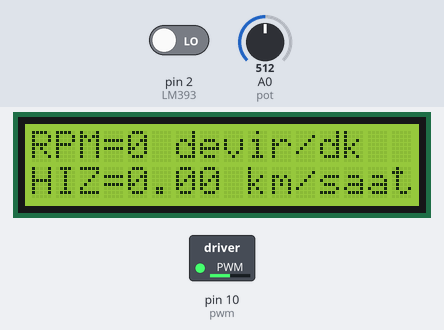
The sketch below on a simulated Arduino Uno, built with avr-gcc and run on an emulated ATmega328P. On the bench: 16×2 character LCD, switched loads named in the sketch (green lamp = pin HIGH). Inputs (shaded band) come from the test bench; at power-on: A0 (pot) = 512, pin 2 (LM393) LOW. The local clock reads 2024-03-15 10:24:30 at power-on unless the sketch sets it; storage starts empty; what the sketch prints to the serial monitor is not drawn.

Above: at 1.3 s.
1.4 s: A0 (pot) set to 716
At 4.9 s:
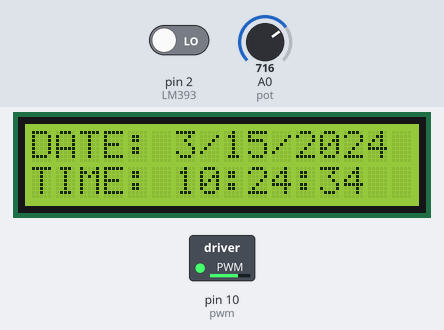
7.6 s: A0 (pot) set to 900
At 10.0 s:
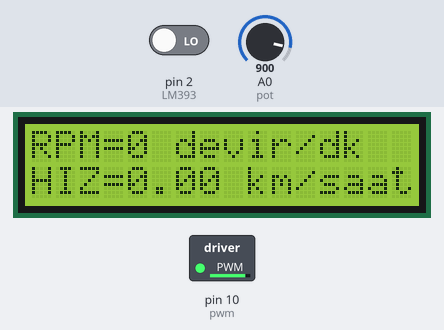
13.8 s: pin 2 (LM393) driven HIGH
At 15.7 s:
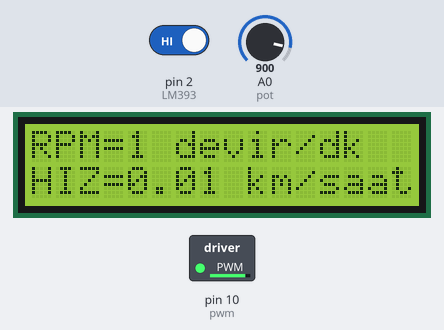
17.8 s: A0 (pot) set to 122
At 20.1 s:
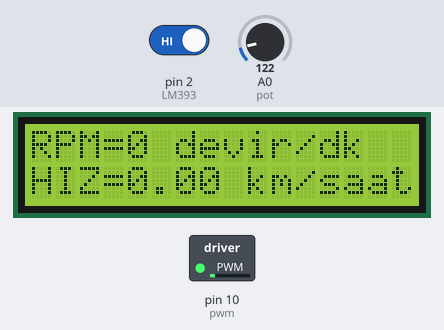
24.0 s: A0 (pot) set to 0
At 27.2 s:
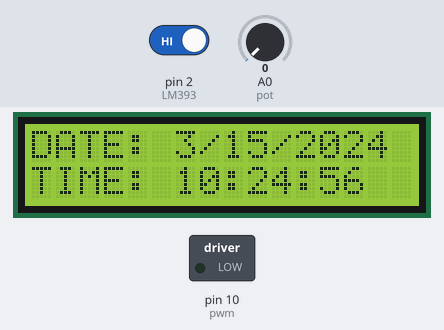
Timing chart, 0 to 28.7 s (numbered marks = the images above; inputs shaded):
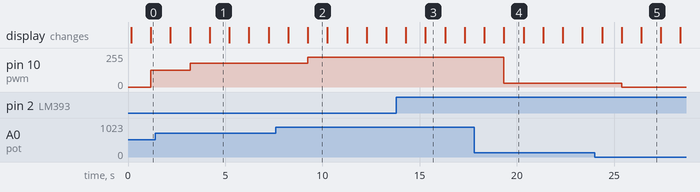

The sketch:

Speed_Measurement_Project_with_Arduino.ino
```cpp
#include <SPI.h>
#include<LiquidCrystal.h> //LCD Display library
#include<virtuabotixRTC.h>
#include <SD.h>
LiquidCrystal lcd(8, 7, 6, 5, 4, 3); // RS, E, D4, D5, D6, D7 pin connections of LCD Screen
const byte LM393=2; //FC-33 Speed sensor data pin (Interrupt Pin, INT 0)
unsigned int rpm=0; //revolutions per minute
float hiz=0; //Km/h
volatile byte sayac =0;
unsigned long timeold=0;
unsigned int encoder=20; //Number of holes on the encoder disk
const int tekerlek = 70; //The diameter of the wheel is 70 mm
static volatile unsigned long debounce=0; //To solve capacity effect with code
int pwm=10; //Enable signal for speed control
int pot=A0; //Speed control potentiometer connection
virtuabotixRTC myRTC(8, 9, 10); // We pin our library to pins

File myFile;

// change this to match your SD shield or module;
const int chipSelect = 10;
void setup(){
lcd.begin(16,2); //LCD Display is initialized
pinMode(LM393,INPUT); //FC-33 Speed sensor data pin input
attachInterrupt(digitalPinToInterrupt(LM393),counter,RISING); //Counting on the rising edge of the signal
sayac=0;
rpm=0;
timeold=0;
pinMode(pwm,OUTPUT);
pinMode(pot,INPUT);


Serial.begin(9600);                                   //We initiate serial communication.
//myRTC.setDS1302Time(00,13, 11, 11, 05, 11, 2022);     //We set the time in seconds, minutes, hours, day of the week, day of the month, month, year.

  // Open serial communications and wait for port to open:
  Serial.begin(9600);
  while (!Serial) {
    ; // wait for serial port to connect. Needed for Leonardo only
  }


  Serial.print("Initializing SD card...");

  if (!SD.begin()) {
    Serial.println("initialization failed!");
    return;
  }
  Serial.println("initialization done.");

  // open the file. note that only one file can be open at a time,
  // so you have to close this one before opening another.
  myFile = SD.open("test.txt", FILE_WRITE);

  // if the file opened okay, write to it:
  if (myFile) {
    Serial.print("Writing to test.txt...");
    myFile.println("HIZ:");
    myFile.print("RPM=");
    myFile.print(rpm,DEC);
    myFile.print(" devir/dk");
    myFile.println("HIZ=");
    myFile.print(hiz,2);
    myFile.print(" km/saat");
    myRTC.updateTime(); //Read time from RTC
    myFile.print("DATE:");
    myFile.print(myRTC.month); //Print the month on the screen.
    myFile.print("/");
    myFile.print(myRTC.dayofmonth); //Print the day on the screen.
    myFile.print("/");
    myFile.print(myRTC.year); //Print the year on the screen.
    myFile.print("TIME:");
    myFile.print(myRTC.hours); //Print the hour on the screen.
    myFile.print(":");
    myFile.print(myRTC.minutes); //Print the minute on the screen.
    myFile.print(":");
    myFile.print(myRTC.seconds); //Print the second on the screen.
    // close the file:
    myFile.close();
    Serial.println("done.");
  } else {
    // if the file didn't open, print an error:
    Serial.println("error opening test.txt");
  }

  // re-open the file for reading:
  myFile = SD.open("test.txt");
  if (myFile) {
    Serial.println("test.txt:");

    // read from the file until there's nothing else in it:
    while (myFile.available()) {
      Serial.write(myFile.read());
    }
    // close the file:
    myFile.close();
  } else {
    // if the file didn't open, print an error:
    Serial.println("error opening test.txt");
  }


}
void loop(){

myRTC.updateTime(); //Read time from RTC

  lcd.clear(); //Before we begin, we clean the screen.
  lcd.print("DATE:");
  lcd.setCursor(6, 0); //Start typing from the first row, first column of the screen.
  lcd.print(myRTC.month); //Print the month on the screen.
  lcd.print("/");
  lcd.print(myRTC.dayofmonth); //Print the day on the screen.
  lcd.print("/");
  lcd.print(myRTC.year); //Print the year on the screen.
  lcd.setCursor(0, 1); //We start typing from the 2nd row, 1st column of the LCD.
  lcd.print("TIME:");
  lcd.setCursor(6, 1);
  lcd.print(myRTC.hours); //Print the hour on the screen.
  lcd.print(":");
  lcd.print(myRTC.minutes); //Print the minute on the screen.
  lcd.print(":");
  lcd.print(myRTC.seconds); //Print the second on the screen.
  delay(1000); //Wait 1 second
  if (millis()-timeold>=1000){
    noInterrupts();
    rpm=(60UL*1000/encoder)/(millis()-timeold)*sayac; //Calculation of RPM
    hiz=rpm*3.1416*tekerlek*60/1000000; //Calculation of speed
    timeold=millis();

  ///lcd clock info

  lcd.clear();
  lcd.home();


  lcd.print("RPM=");
  lcd.print(rpm,DEC);
  lcd.print(" devir/dk");
  lcd.setCursor(0,1);
  lcd.print("HIZ=");
  lcd.print(hiz,2);
  lcd.print(" km/saat");
  sayac=0;
  interrupts();
  }
  int pot_deger=analogRead(pot); //Value read from speed control pot
  int pwm_deger=map(pot_deger, 0, 1023, 0, 255); //Converting 10-bit data to 8-bit data
  analogWrite(pwm,pwm_deger); //PWM signal output

  Serial.print("RPM=");
  Serial.print(rpm,DEC);
  Serial.print(" devir/dk");
  Serial.println("HIZ=");
Serial.print(hiz,2);
Serial.print(" km/saat");
  delay(1000);
 // delay(5000);
}


void counter(){
if (digitalRead(LM393) && (micros()-debounce>500) && digitalRead(LM393)){ //Capacity effect of 500 microseconds
debounce = micros();
sayac++;} //Counting operation
else ;}
```

Measured:
- after the input at 1.4 s, pin 10 (pwm): 127/255 → 178/255 after 1.8 s
- after the input at 7.6 s, pin 10 (pwm): 178/255 → 224/255 after 1.6 s
- after the input at 17.8 s, pin 10 (pwm): 224/255 → 30/255 after 1.5 s
- after the input at 24.0 s, pin 10 (pwm): 30/255 → 0/255 after 1.4 s
- what the display in image 1 shows lasts 1.0 s, from 4.2 s to 5.2 s
